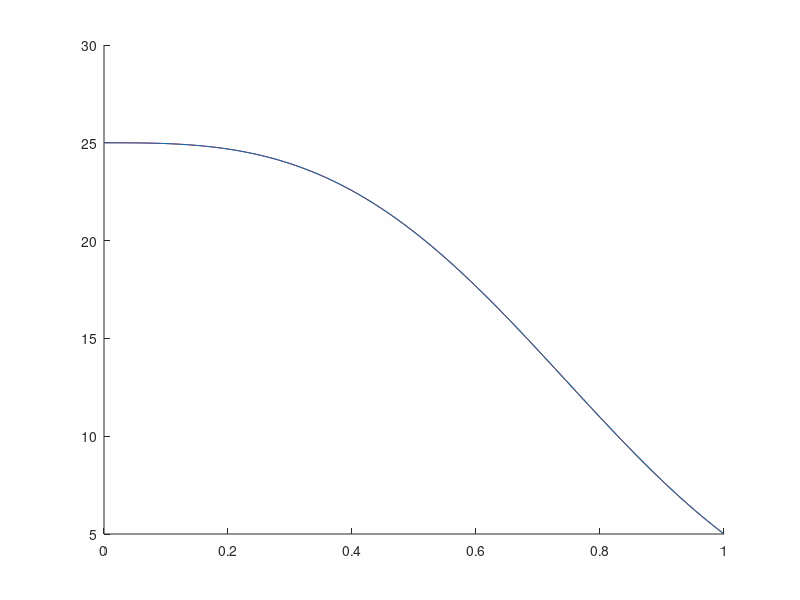
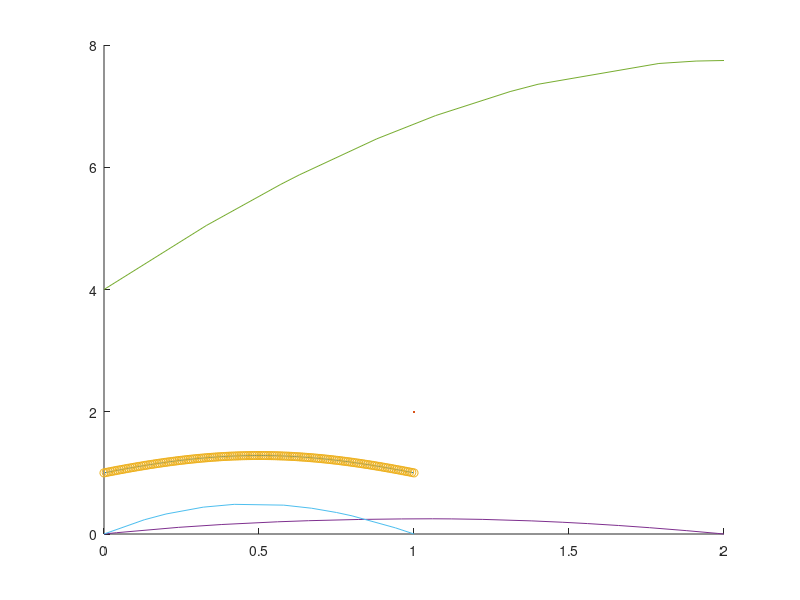
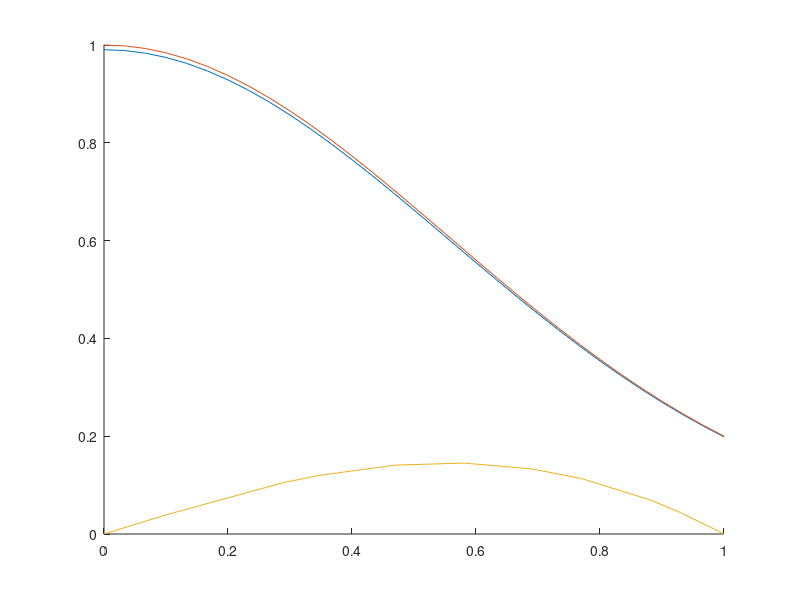

Source code (MATLAB) for these figures, in order:
%% 1 esercizio con richiamo
clc
clear
close all

intervalli = 110;

BC = [0 -15*log(5)];

a = 0;
b = 1;

mu = 1;

h = (b-a)/intervalli;

uni = ones(intervalli+1, 1);

d = 2*mu/h.*uni;
d(1) = d(1)/2;
d(end) = d(end)/2;

d1 = -mu/h.*uni;

x = linspace(a, b, intervalli+1)';

A = spdiags([d, d1, d1], [0 1 -1], intervalli+1, intervalli+1);


gamma_f = @(x) 9.*x.^4.*log(5)^2 - 6.*x.*log(5);

xMedi = (x(2:end) + x(1:end-1))/2;

d = h/3 * (gamma_f(xMedi(1:end-1)) + gamma_f(xMedi(2:end)) );
d = [h/3*gamma_f(xMedi(1)); d; h/3*gamma_f(xMedi(end))];
d1 = h/6*gamma_f(xMedi(1:end));

A_richiamo = spdiags([d,  [0;d1], [d1;0]], [0 1 -1], intervalli+1, intervalli+1);

A_tot = A+A_richiamo;

b = zeros(length(x),1);

b(1) = b(1)-BC(1);
b(end) = b(end)+BC(end);

u = A_tot\b;

uex = @(x) 5.^(2-x.^3);

abs(u(end) - uex(1))


%% 1 test
clc
clear
close all
intervalli = 110;

BC = [0 -15*log(5)];

a = 0;
b = 1;

mu = 1;
gamma_f = @(x) 9.*x.^4.*log(5)^2 - 6.*x.*log(5);

N = intervalli+1
h = (b-a)/(N-1);
x = linspace(a,b,N)';
uni = ones(N,1);
d = 2*mu/h*uni;
d(1) = d(1)/2;
d(end) = d(end)/2;

d1 = -mu/h*uni;


A = spdiags([d, d1, d1], [0 1 -1], N, N);

xMedi = (x(2:end) + x(1:end-1))/2;

dgamma = 1/3 * (gamma_f(xMedi(1:end-1)) + gamma_f(xMedi(2:end)))*h;
dgamma = [gamma_f(xMedi(1))/3*h; dgamma; gamma_f(xMedi(end))*h/3];


dgamma1 = 1/6 * gamma_f(xMedi(1:end)) * h;

A_gamma = spdiags([dgamma, [0;dgamma1], [dgamma1;0]], [0 1 -1], N, N);

b = zeros(N, 1);

b(1) = b(1) * h/2 - BC(1);
b(end) = b(end) * h/2 + BC(2);



u = (A+A_gamma)\b;
figure
hold on

plot(x,u, "r")

u_esatta = @(x) 5.^(2-x.^3);

abs(u(end) - u_esatta(1))
plot(x, u_esatta(x))

%% 2
clc
clear
close all


f = @(x) 3.*cos(x)+ (1-x).*cos(x);

mu = 1;

a = 1;
b = 2;


x = [1 1.19 1.22 1.39 1.47 1.5 1.66 1.79 1.81 1.92 2]';

% neumann a dx
BC = [2 0];

h = diff(x);

d = mu./h(1:end-1) + mu./h(2:end);

d = [d; mu/h(end)];

% !!! fare attenzione a mettere il . !!!
d1 = -mu./h(2:end);

nodi = length(x)-1;
A = spdiags([d, [0;d1], [d1;0]], [0 1 -1], nodi, nodi);

b = f(x(2:end-1))/2 .* ((h(1:end-1) + h(2:end)));

b = [b; f(x(end)) * h(end)/2 + BC(2)];

b(1) = b(1) + mu/h(1)*BC(1);

u = [BC(1); A\b];

u(find(x==1.47))

%% 3

clc
clear
close all

mu = 1;

BC = [0 0];


f = @(x) 3.*cos(x)+ (3-x.^3).*cos(x); 

x = [0 0.39 0.4 0.61 0.82 1.09 1.23 1.41 1.69 1.9 2]';

h = diff(x);

d = mu./h(1:end-1) + mu./h(2:end);

d1 = -mu./h(2:end-1);

nodi = length(x)-2;
A = spdiags([d, [0;d1], [d1;0]], [0 1 -1], nodi, nodi);

b = f(x(2:end-1))/2 .* (h(1:end-1) + h(2:end));

u = [BC(1); A\b; BC(2)];

u(find(x==0.82))

%% 4

clc
clear
close all


mu = 1;
a = 0;
b = 2;

BC = [0 0];

f = @(x) 2.*sin(x)+sqrt(x+2).*cos(x);

x = [0 0.27 0.53 0.65 0.88 1.07 1.26 1.59 1.63 1.92 2]';

h = diff(x);

d = mu./h(1:end-1) + mu./h(2:end);

d1 = -mu./h(2:end-1);

nodi = length(x)-2;
A = spdiags([d, [0;d1], [d1;0]], [0 1 -1], nodi, nodi);

b = f(x(2:end-1))/2 .* (h(1:end-1) + h(2:end));

u = [BC(1); A\b; BC(2)];

u(find(x==1.59))

%% round 2

%% 1

clc
clear
close all

mu = 1;
a = 0;
b = 1;

f = @(x) 3.*cos(x) + (3-x.^3).*sin(x);

x = [0 0.11 0.25 0.36 0.49 0.52 0.6 0.77 0.82 0.92 1]';

h = diff(x);

d = mu./h(1:end-1) + mu./h(2:end);

d1 = -mu./h(2:end-1);

N = length(x)-2;
A = spdiags([d, [0;d1], [d1;0]], [0 1 -1], N, N);

b = f(x(2:end-1))/2 .* (h(1:end-1) + h(2:end));

% non serve modificare B visto che ho dirichlet omogeneo

u = [0; A\b; 0];

u(find(x==0.36))


%% 2

clc
clear
close all

f = @(x) 3.*cos(x) + (3-x.^3).*cos(x);

x = [1 1.25 1.43 1.62 1.98 2.07 2.35 2.54 2.67 2.82 3]';

h = diff(x);

mu = 1;

d = mu./h(1:end-1) + mu./h(2:end);

d1 = -mu./h(2:end-1);

N = length(x)-2;
A = spdiags([d, [0;d1], [d1;0]], [0 1 -1], N, N);

b = f(x(2:end-1))/2 .* (h(1:end-1) + h(2:end));

u = [0; A\b; 0];

u(find(x==1.43))


%% 3
clc
clear
close all


mu = 1;

f = @(x) 2.*sin(x) + (1-x).*sin(x);

% neumann a dx
BC = [0 2];

x = [0 0.3 0.54 0.73 0.95 1.01 1.24 1.53 1.76 1.95 2]';

h = diff(x);

d = mu./h(1:end-1) + mu./h(2:end);

d = [d; mu./h(end)];

d1 = -mu./h(2:end);

N = length(x)-1;
A = spdiags([d, [0;d1], [d1;0]], [0 1 -1], N, N);


b = f(x(2:end-1))/2 .* (h(1:end-1) + h(2:end));

b = [b; f(x(end))/2 * h(end) + BC(2)];

u = [BC(1); A\b];

u(find(x==1.01))


%% 4

clc
clear 
close all

BC = [1 -1];

gamma_f = @(x) ((1-2.*x).^2 - 2);

mu =1;

intervalli = 140;
a = 0;
b = 1;
x = linspace(a, b, intervalli+1)';

h = 1/intervalli;

d = 2*mu/h * ones(length(x)-2,1);

d = [mu./h; d; mu./h];

d1 = -mu./h*ones(length(x)-1, 1);

A = spdiags([d, [0;d1], [d1;0]], [0 1 -1], intervalli+1, intervalli+1);

xMedi = (x(2:end) + x(1:end-1))/2;

d_gamma = h/3 * (gamma_f(xMedi(1:end-1)) + gamma_f(xMedi(2:end)));

d_gamma = [h/3 * gamma_f(xMedi(1)); d_gamma; h/3 * gamma_f(xMedi(end))];
d1_gamma = 1/6 *gamma_f(xMedi(1:end)) *h;

A_gamma = spdiags([d_gamma, [0;d1_gamma], [d1_gamma;0]], [0 1 -1], intervalli+1, intervalli+1);


A_tot = A+A_gamma;

b = zeros(intervalli+1, 1);

b(1) = -BC(1);
b(end) = +BC(end);
u = A_tot\b;

u_esatta = @(x) exp(x-x.^2);


figure 
hold on

plot(x, u, LineWidth=2)
plot(x, u_esatta(x), "o")



abs(u(end)-u_esatta(1))


%% tema esame

clc
clear
close all

L = 2;
x = L.*[0 0.02 0.12 0.19 0.28 0.33 0.41 0.42 0.48 0.53 0.56 0.61 0.69 0.74 0.78 0.83 0.88 0.94 0.99 1]';

f = @(x) 1+1.*(x>L/2);

mu_f = @(x) 2+x;
h = diff(x);

xMedi = (x(2:end) + x(1:end-1))/2;

muVal = mu_f(xMedi);

d = muVal(1:end-1)./h(1:end-1) + muVal(2:end)./h(2:end);

d1 = -muVal(2:end-1)./h(2:end-1);

N = length(x)-2;
A = spdiags([d, [0;d1], [d1;0]], [0 1 -1], N, N);

b = f(x(2:end-1))/2 .* (h(1:end-1) + h(2:end));

u = [0; A\b; 0];

plot(x,u)
% più di 0.2466, meno di 0.24899 -> 0.247, OK


%% extra

%% 2

clc
clear
close all

f = @(x) 2.*sin(x) + (1-x).*sin(x);
x = [0 0.1 0.27 0.37 0.41 0.54 0.66 0.77 0.8 0.93 1]';

h = diff(x);

mu = 1;

d = mu./h(1:end-1) + mu./h(2:end);

d1 = -mu./h(2:end-1);

N = length(x)-2;
A = spdiags([d, [0;d1], [d1;0]], [0 1 -1], N, N);

b = f(x(2:end-1))/2 .* (h(1:end-1) + h(2:end));

u = [0; A\b; 0];

u(find(x==0.54))


%% round 3
clc
clear
close all


mu = 1;

f = @(x) 2.*sin(x) + (1-x).*cos(x);

a = 0;
b = 2;

x = [0 0.33 0.57 0.63 0.88 1.07 1.31 1.4 1.79 1.91 2]';
h = diff(x);
% neumann a dx
BC = [4 0];

d = mu./h(1:end-1) + mu./h(2:end);

d = [d; mu/h(end)];

d1 = -mu./h(2:end);

N = length(x)-1;
A = spdiags([d, [0;d1], [d1;0]], [0 1 -1], N,N);

b = f(x(2:end-1))/2 .* (h(1:end-1) + h(2:end));

b(1) = b(1) + mu./h(1) * BC(1);

b(end+1) = f(x(end))/2 * h(end)+BC(2);

u = [BC(1); A\b]
plot(x,u);

u(find(x==1.4))

%% 2

clc
clear
close all


mu = 1;
a = 0;
b = 1;

f = @(x) 3.*cos(x) + sqrt(x+2).*cos(x);

x = [0 0.13 0.2 0.32 0.42 0.58 0.67 0.75 0.8 0.94 1]';

h = diff(x);

d = mu./h(1:end-1) + mu./h(2:end);

d1 = -mu./h(2:end-1);

N = length(x)-2;
A = spdiags([d, [0;d1], [d1;0]], [0 1 -1], N, N);

b = f(x(2:end-1))/2 .* (h(2:end) + h(1:end-1));

u = [0; A\b; 0]


plot(x,u)
u(find(x==0.42))


%% 3

clc
clear
close all

N = 30;

h = 1/N;

a = 0;
b = 1;
mu = 1;
gamma_f = @(x) (-2.*x).^2 * log(5)^2-2*log(5);
f = @(x) zeros(length(x),1);

% neumann dx e sx
BC = [0 -2/5*log(5)];

x = (a:h:b)';


uni = ones(length(x),1);
d = 2*mu./h .* uni;

d(1) = d(1)/2;
d(end) = d(end)/2;

d1 = -mu./h * uni;

A = spdiags([d, d1, d1], [0 1 -1], length(x), length(x));

xMedi = (x(2:end) + x(1:end-1))/2;

gammaVal = gamma_f(xMedi);

dR = h/3 * (gammaVal(1:end-1) + gammaVal(2:end));

dR = [h/3 * gammaVal(1); dR; h/6*gammaVal(end)];

dR1 = h/6 * gammaVal(1:end);

AR = spdiags([dR, [0;dR1], [dR1;0]], [0 1 -1], length(x), length(x));

A_tot = A+AR;

b = f(x(2:end-1))/2 .* (2*h);

b = [f(x(1))/h - BC(1); b; f(x(end))/h + BC(2)];

u = A_tot\b;

figure
hold on
plot(x,u)


u_esatta = @(x) 5.^(-x.^2);

plot(x, u_esatta(x))

zero = abs(u_esatta(0) - u(1))
uno = abs(u_esatta(1) - u(end))

%% 4
clc
clear
close all

mu = 1;
a = 0;
b = 1;

f = @(x) 2.*sin(x) + (1-x).*sin(x);

x = [0 0.1 0.29 0.35 0.47 0.58 0.69 0.77 0.88 0.93 1]';
h = diff(x);

d = mu./h(1:end-1) + mu./h(2:end);

d1 = -mu./h(2:end-1);

A = spdiags([d, [0;d1], [d1;0]], [0 1 -1], length(x)-2, length(x)-2);

b = f(x(2:end-1))/2 .* (h(1:end-1) + h(2:end));

u = [0; A\b; 0];
plot(x,u)

u(find(x==0.69))









